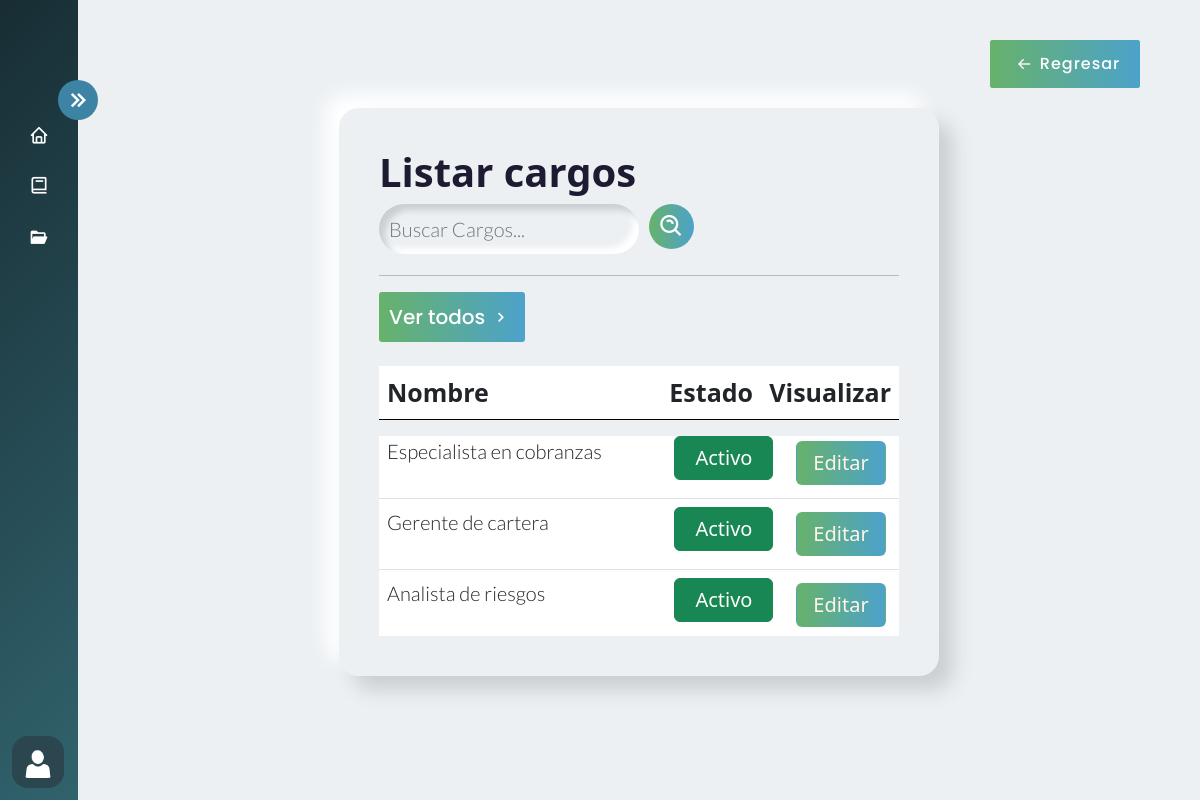
/usuario/filtrar_cargos/ (signed in), run on the app's committed database.
### AppUsuarios/models.py (models this page shows, shortened)
class Cargo(models.Model):
     nombre_cargo=models.CharField(max_length=100)
     estado_cargo= models.BooleanField(default=False)
     class Meta:
          verbose_name_plural = 'Cargos'

### AppUsuarios/views.py (the view)
# urls.py: path('filtrar_cargos/', login_required(views.filtrar_cargos), name='filtrar_cargos'),
def filtrar_cargos(request):
    cargos = Cargo.objects.filter(nombre_cargo__contains=request.GET.get('search',''))
    context = {'cargos':cargos}
    return render(request, 'Cargos/listar_cargos.html', {'cargos': cargos})

### AppCursos/context_processors.py (called while the page is built)
def group_name(request):
    group_name = None
    if request.user.is_authenticated:
        group = Group.objects.filter(user=request.user).first()
        if group:
            group_name = group.name
    return {'group_name': group_name}

### Templates/Cargos/listar_cargos.html
{% extends 'Layout/Base.html' %}
{% load static %}
{% block content %}
<link rel="stylesheet" href="{% static 'Css/Curso.css' %}">
<div class="home_content">
    <div class="text">
        <div id="contenedor"  class="container-fluid">
            <h1> Listar cargos</h1>
        <form class="search" action="{% url 'filtrar_cargos' %}" method="GET">
            <input type="text" class="search-bar" name="search" placeholder="Buscar Cargos...">
            <button class="search-icon"> <i class='bx bx-search-alt'
                style="font-size:27px; "></i></button> <br>
            </form>
            <hr>
            <a href="{% url 'listar_cargos' %}">
                <button class="ver_todos">
                    <span>Ver todos</span>
                    <i class='bx bx-chevron-right'></i>
                </button>
            </a>
            <table class="table table-hover mt-4 ">
                <thead>
                    <tr  id="cabecera">
                        <th  style="width: 370px;" scope="col" >Nombre</th>
                        <th  style="width: 100px;" scope="col" id="estado">Estado</th>
                        <th   style="width: 80px;" scope="col" id="visualizar">Visualizar</th>
                    </tr>
                </thead>
            </table>
        <div class="table-responsive ">
            <table class="table table-hover mt-4 table-2">
            <tbody class=" overflow-hidden">
                    {% for cargo in cargos %}
                    <tr >
                            <td id="nombre">{{cargo.nombre_cargo }}</td>
                            {% if cargo.estado_cargo %}
                            <td  id="estado">                                <button type="button" class="btn btn-success text-white activo">Activo</button>
                            </td>
                            {% else %}
                            <td  id="estado"> <button type="button" class="btn btn-warning text-white inactivo">Inactivo</button></td>
                            {% endif %}
                        <td  id="visualizar">
                            <a href="{% url 'editar_cargo' cargo.id %}">
                                <button type="button" class="btn visualizar">Editar</button>
                            </a>
                        </td>
                        </tr>
                        {% endfor %}
                </tbody>
            </table>
        </div>
    </div>
</div>
<a href="{% url 'usuarios' %}" id="back2">
    <button class="back">
        <button class="back">
            <i class='bx bx-arrow-back'></i>
            <span>Regresar</span>
        </button>
    </button>
    </a>
{% endblock %}

### static/Css/Estilo.css (style rules this page uses)
body { overflow-x: hidden; }
* { margin: 0; padding: 0; box-sizing: border-box; }

### static/Css/Curso.css (style rules this page uses)
body { margin: 0; padding: 0; box-sizing: border-box; background-color: #ecf0f3; overflow-y: hidden; overflow-x: hidden; }
.home_content { position: absolute; height: 100%; width: calc(100% - 78px); left: 78px; transition: all 0.5s ease; }
.home_content .text { font-size: 25px; font-weight: 500; color: #1d1b31; margin: 12px; }
.text { height: 95.0vh; display: flex; align-items: center; justify-content: center; }
#contenedor { background: #ecf0f3; box-shadow: 14px 14px 20px #cbced1, -14px -14px 20px white; transition: all 0.3s ease; width: 50vw; max-width: 60vw; border-radius: 20px; padding: 40px; overflow: hidden; }
.table-responsive { overflow-y: auto; max-height: 25vh; }
.search-bar { caret-color: #0fbf12; font-family: 'Lato', sans-serif; font-weight: 300; background: #ecf0f3; box-shadow: inset 6px 6px 6px #cbced1, inset -6px -6px 6px white; border: none; border-radius: 40px; outline: none; transition: all 0.3s ease; font-size: 20px; color: #000000; margin-bottom: 5px; transition: all 0.3s ease; width: 50%; padding: 10px 10px 10px 10px; }
.search-icon { border: none; background: linear-gradient(to right, #67b26b, #4ca2cb); color: #fff; border-radius: 50%; width: 45px; height: 45px; font-size: 20px; text-align: center; display: flex; align-items: center; justify-content: center; }
a { text-decoration: none; }
.ver_todos { width: auto; font-size: 20px; margin: 10px 0px 0px 0px; display: flex; height:auto; padding: 10px; align-items: center; font-family: 'Poppins', sans-serif; font-weight: 500; justify-content: center; border-radius: 3px; transition: all 0.4s linear; cursor: pointer; border: none; background: linear-gradient(to right, #67b26b, #4ca2cb); color: #fff; text-decoration: none; }
.ver_todos>i { width: 30px; font-size: 20px; transition: all 0.4s ease-in; }
.back { align-items: center; position: fixed; top: 5%; right: 5%; display: flex; height: 3em; width: 150px; padding: 10px; font-size: 16px; align-items: center; justify-content: center; border-radius: 3px; letter-spacing: 1px; transition: all 0.4s linear; cursor: pointer; border: none; background: linear-gradient(to right, #67b26b, #4ca2cb); color: #fff; transition: all 0.4s ease-in; font-family: 'Poppins', sans-serif ; font-weight: 500; }
.back > i { transition: all 0.4s ease-in; width: 30px; }
.visualizar { background: linear-gradient(to right, #67b26b, #4ca2cb); color: #fff6e5; font-weight: 500; font-size: 20px; transition: all 0.4s linear; width: 7.5vw; margin: 5px; }
.activo { color: #fff6e5; font-weight: 500; font-size: 20px; padding-left: 20px; padding-right:20px; }
form { display: flex; justify-content: start; }
form>* { margin-right: 10px; }
.table-2 { position: relative; top:-32px; }
#cabecera { border-bottom: 1px solid black; margin-bottom: -1px; }
#nombre { font-family: 'Lato', sans-serif; font-weight: 300; font-size: 20px; }
h1 { font-weight: 700; animation: h1 0.4s linear both }
#contenedor { animation: contenedor 0.5s; }

### data on the page
Cargo: nombre_cargo "Especialista en cobranzas", estado_cargo "Activo"
Cargo: nombre_cargo "Gerente de cartera", estado_cargo "Activo"
Cargo: nombre_cargo "Analista de riesgos", estado_cargo "Activo"
